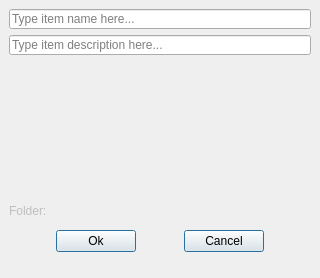
<?xml version="1.0" encoding="utf-8"?>
<!--
######################################################################################################################
# Copyright (C) 2017 - 2019 Spine project consortium
# This file is part of Spine Toolbox.
# Spine Toolbox is free software: you can redistribute it and/or modify it under the terms of the GNU Lesser General
# Public License as published by the Free Software Foundation, either version 3 of the License, or (at your option)
# any later version. This program is distributed in the hope that it will be useful, but WITHOUT ANY WARRANTY;
# without even the implied warranty of MERCHANTABILITY or FITNESS FOR A PARTICULAR PURPOSE. See the GNU Lesser General
# Public License for more details. You should have received a copy of the GNU Lesser General Public License along with
# this program. If not, see <http://www.gnu.org/licenses/>.
######################################################################################################################
-->
<ui version="4.0">
 <class>Form</class>
 <widget class="QWidget" name="Form">
  <property name="windowModality">
   <enum>Qt::ApplicationModal</enum>
  </property>
  <property name="geometry">
   <rect>
    <x>0</x>
    <y>0</y>
    <width>320</width>
    <height>278</height>
   </rect>
  </property>
  <property name="sizePolicy">
   <sizepolicy hsizetype="Fixed" vsizetype="Fixed">
    <horstretch>0</horstretch>
    <verstretch>0</verstretch>
   </sizepolicy>
  </property>
  <property name="windowTitle">
   <string>Add Gdx Export</string>
  </property>
  <layout class="QVBoxLayout" name="verticalLayout_2">
   <property name="spacing">
    <number>0</number>
   </property>
   <property name="leftMargin">
    <number>0</number>
   </property>
   <property name="topMargin">
    <number>0</number>
   </property>
   <property name="rightMargin">
    <number>0</number>
   </property>
   <property name="bottomMargin">
    <number>0</number>
   </property>
   <item>
    <layout class="QVBoxLayout" name="verticalLayout">
     <property name="spacing">
      <number>6</number>
     </property>
     <property name="leftMargin">
      <number>9</number>
     </property>
     <property name="topMargin">
      <number>9</number>
     </property>
     <property name="rightMargin">
      <number>9</number>
     </property>
     <property name="bottomMargin">
      <number>0</number>
     </property>
     <item>
      <widget class="QLineEdit" name="lineEdit_name">
       <property name="sizePolicy">
        <sizepolicy hsizetype="Expanding" vsizetype="Fixed">
         <horstretch>0</horstretch>
         <verstretch>0</verstretch>
        </sizepolicy>
       </property>
       <property name="minimumSize">
        <size>
         <width>220</width>
         <height>20</height>
        </size>
       </property>
       <property name="maximumSize">
        <size>
         <width>5000</width>
         <height>20</height>
        </size>
       </property>
       <property name="toolTip">
        <string>&lt;html&gt;&lt;head/&gt;&lt;body&gt;&lt;p&gt;Item name (required)&lt;/p&gt;&lt;/body&gt;&lt;/html&gt;</string>
       </property>
       <property name="placeholderText">
        <string>Type item name here...</string>
       </property>
       <property name="clearButtonEnabled">
        <bool>true</bool>
       </property>
      </widget>
     </item>
     <item>
      <widget class="QLineEdit" name="lineEdit_description">
       <property name="sizePolicy">
        <sizepolicy hsizetype="Expanding" vsizetype="Fixed">
         <horstretch>0</horstretch>
         <verstretch>0</verstretch>
        </sizepolicy>
       </property>
       <property name="minimumSize">
        <size>
         <width>220</width>
         <height>20</height>
        </size>
       </property>
       <property name="maximumSize">
        <size>
         <width>5000</width>
         <height>20</height>
        </size>
       </property>
       <property name="toolTip">
        <string>&lt;html&gt;&lt;head/&gt;&lt;body&gt;&lt;p&gt;Item description (optional)&lt;/p&gt;&lt;/body&gt;&lt;/html&gt;</string>
       </property>
       <property name="placeholderText">
        <string>Type item description here...</string>
       </property>
       <property name="clearButtonEnabled">
        <bool>true</bool>
       </property>
      </widget>
     </item>
     <item>
      <spacer name="verticalSpacer">
       <property name="orientation">
        <enum>Qt::Vertical</enum>
       </property>
       <property name="sizeHint" stdset="0">
        <size>
         <width>20</width>
         <height>41</height>
        </size>
       </property>
      </spacer>
     </item>
     <item>
      <widget class="QLabel" name="label_folder">
       <property name="enabled">
        <bool>false</bool>
       </property>
       <property name="contextMenuPolicy">
        <enum>Qt::NoContextMenu</enum>
       </property>
       <property name="toolTip">
        <string>&lt;html&gt;&lt;head/&gt;&lt;body&gt;&lt;p&gt;Folder name that is created to project folder&lt;/p&gt;&lt;/body&gt;&lt;/html&gt;</string>
       </property>
       <property name="text">
        <string>Folder:</string>
       </property>
       <property name="indent">
        <number>-1</number>
       </property>
      </widget>
     </item>
     <item>
      <layout class="QHBoxLayout" name="horizontalLayout_2">
       <property name="spacing">
        <number>0</number>
       </property>
       <property name="leftMargin">
        <number>0</number>
       </property>
       <property name="topMargin">
        <number>6</number>
       </property>
       <property name="rightMargin">
        <number>0</number>
       </property>
       <property name="bottomMargin">
        <number>6</number>
       </property>
       <item>
        <spacer name="horizontalSpacer">
         <property name="orientation">
          <enum>Qt::Horizontal</enum>
         </property>
         <property name="sizeHint" stdset="0">
          <size>
           <width>40</width>
           <height>20</height>
          </size>
         </property>
        </spacer>
       </item>
       <item>
        <widget class="QPushButton" name="pushButton_ok">
         <property name="text">
          <string>Ok</string>
         </property>
         <property name="default">
          <bool>true</bool>
         </property>
        </widget>
       </item>
       <item>
        <spacer name="horizontalSpacer_3">
         <property name="orientation">
          <enum>Qt::Horizontal</enum>
         </property>
         <property name="sizeHint" stdset="0">
          <size>
           <width>40</width>
           <height>20</height>
          </size>
         </property>
        </spacer>
       </item>
       <item>
        <widget class="QPushButton" name="pushButton_cancel">
         <property name="text">
          <string>Cancel</string>
         </property>
         <property name="default">
          <bool>true</bool>
         </property>
        </widget>
       </item>
       <item>
        <spacer name="horizontalSpacer_2">
         <property name="orientation">
          <enum>Qt::Horizontal</enum>
         </property>
         <property name="sizeHint" stdset="0">
          <size>
           <width>40</width>
           <height>20</height>
          </size>
         </property>
        </spacer>
       </item>
      </layout>
     </item>
    </layout>
   </item>
   <item>
    <layout class="QHBoxLayout" name="horizontalLayout_statusbar_placeholder">
     <property name="bottomMargin">
      <number>0</number>
     </property>
     <item>
      <widget class="QWidget" name="widget_invisible_dummy" native="true">
       <property name="sizePolicy">
        <sizepolicy hsizetype="Fixed" vsizetype="Fixed">
         <horstretch>0</horstretch>
         <verstretch>0</verstretch>
        </sizepolicy>
       </property>
       <property name="minimumSize">
        <size>
         <width>0</width>
         <height>20</height>
        </size>
       </property>
       <property name="maximumSize">
        <size>
         <width>0</width>
         <height>20</height>
        </size>
       </property>
      </widget>
     </item>
    </layout>
   </item>
  </layout>
 </widget>
 <tabstops>
  <tabstop>lineEdit_name</tabstop>
  <tabstop>lineEdit_description</tabstop>
  <tabstop>pushButton_ok</tabstop>
  <tabstop>pushButton_cancel</tabstop>
 </tabstops>
 <resources/>
 <connections/>
</ui>
